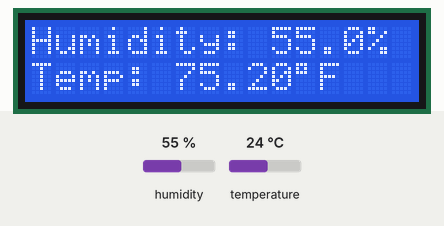
This sketch was run on a simulated Arduino Uno, built with avr-gcc and run on an emulated ATmega328P. Shown: 16×2 character LCD. Inputs (shaded band) come from the test bench; at power-on: humidity 55 %, temperature 24 °C.

Above: at 5.6 s.
5.7 s: humidity set to 22 %
At 10.8 s:
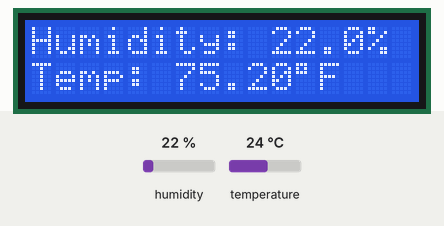
13.2 s: temperature set to 12 °C
At 15.6 s:
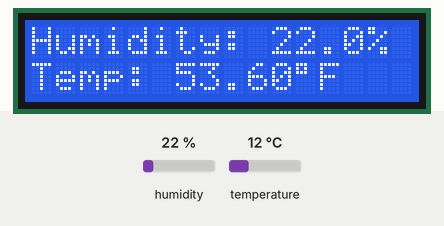
20.7 s: humidity set to 40 %
At 26.5 s:
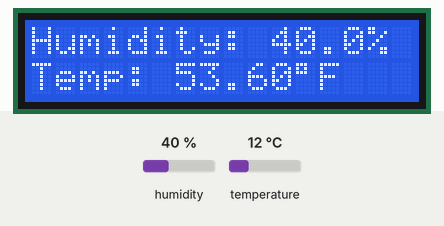
28.2 s: temperature set to 19 °C
At 31.4 s:
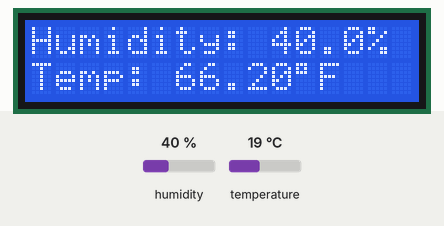
Timing chart, 0 to 32.9 s (numbered marks = the images above; inputs shaded):
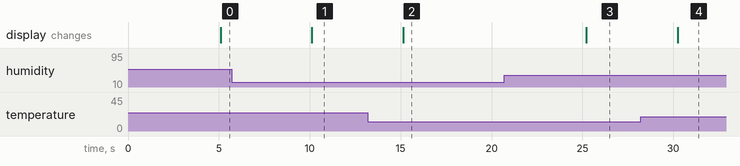

The sketch:

temp_sens.ino
```cpp
// DHT setup
#include "DHT.h"
#define DHTPIN 8
#define DHTTYPE DHT11
DHT dht(DHTPIN, DHTTYPE);
// end DHT setup

//lcd setup
#include <LiquidCrystal.h>
const int rs = 12, en = 11, d4 = 5, d5 = 4, d6 = 3, d7 = 2;
LiquidCrystal lcd(rs, en, d4, d5, d6, d7);
// end lcd setup

void setup() {

  dht.begin();
  lcd.begin(16, 2);

}

void loop() {
	// Wait a few seconds between measurements.
  delay(5000);

  float h = dht.readHumidity();
  // Read temperature as Celsius (the default)
  float t = dht.readTemperature();
  // Read temperature as Fahrenheit (isFahrenheit = true)
  float f = dht.readTemperature(true);

  lcd.setCursor(0,0);
  lcd.print("Humidity: ");
  lcd.setCursor(10,0);
  lcd.print(h);
  lcd.setCursor(14,0);
  lcd.print("%");

  lcd.setCursor(0,1);
  lcd.print("Temp: ");
  lcd.setCursor(6,1);
  lcd.print(f);
  lcd.setCursor(11,1);
  lcd.print(char(223));
  lcd.print("F");
}
```

Measured:
- after the input at 5.7 s, the display: changes after 4.4 s (image 1)
- after the input at 13.2 s, the display: changes after 1.9 s (image 2)
- after the input at 20.7 s, the display: changes after 4.5 s (image 3)
- after the input at 28.2 s, the display: changes after 2.0 s (image 4)
